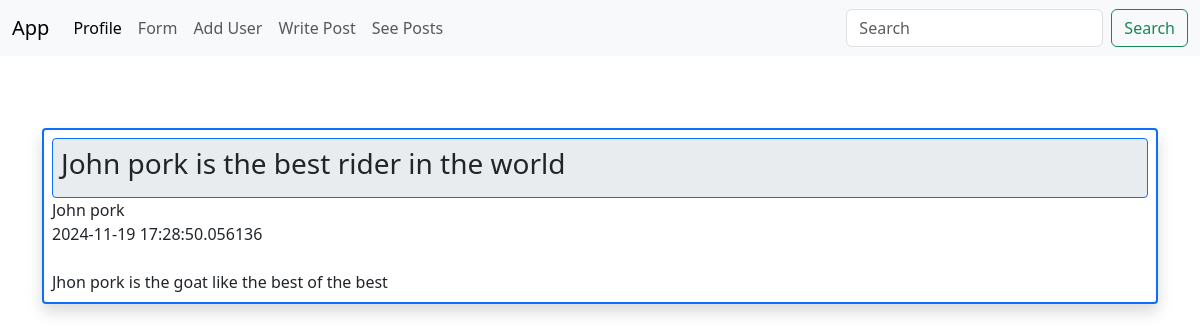
Page /posts on the earlier database version.
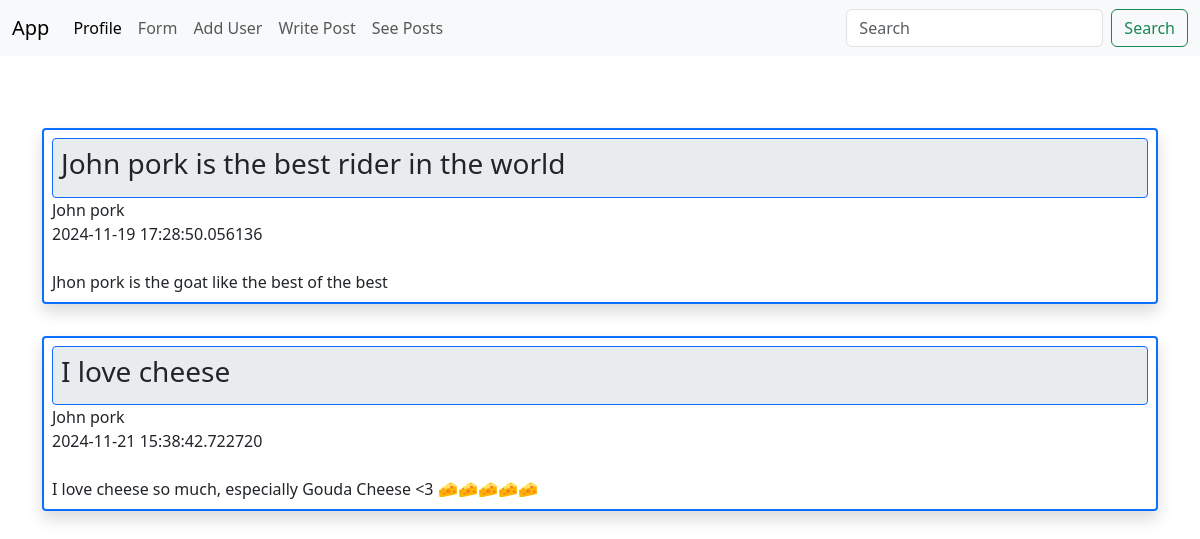
Same page on the later database version.
### app.py (models this page shows)
class Posts(db.Model):
    id = db.Column(db.Integer, primary_key=True)
    title = db.Column(db.String(255))
    content = db.Column(db.Text)
    author = db.Column(db.String(255))
    date_posted = db.Column(db.DateTime, default=datetime.now())
    slug = db.Column(db.String(255))

### app.py (the view)
@app.route('/posts')
def posts():
    posts = Posts.query.order_by(Posts.date_posted)
    return render_template('posts.html',
                            posts=posts)

### templates/posts.html (shortened to what this page needs)
{% extends 'base.html' %}
{% block content %}
    <br/>
    {% for post in posts %}
        <div class="border border-2 border-primary rounded-1 shadow p-2 mb-2 bg-body-light rounded">
        <div class="border border-1 rounded-1 border-primary p-2 bg-body-secondary">
        <h3> {{ post.title }} <br/></h3>
        </div>
        {{ post.author }} <br/>
        {{ post.date_posted }} <br/><br>
        {{ post.content }} <br/>
        </div>
        <br>
    {% endfor %}
{% endblock %}

### templates/base.html (shortened to what this page needs)
<!doctype html>
<html lang="en">
  <head>
    <link href="https://cdn.jsdelivr.net/npm/bootstrap@5.3.3/dist/css/bootstrap.min.css" rel="stylesheet">
    <link href="{{url_for('static', filename='css/style.css')}}" rel="stylesheet">
  </head>
  <body>
    {% include 'navbar.html' %}
    <div class="container">
        <br></br>
        {% block content%}
        {% endblock %}
    </div>
  </body>
</html>

### templates/navbar.html (shortened to what this page needs)
<nav class="navbar navbar-expand-lg bg-body-tertiary">
    <div class="container-fluid">
      <a class="navbar-brand" href="{{url_for('home')}}">App</a>
      <div class="collapse navbar-collapse" id="navbarSupportedContent">
        <ul class="navbar-nav me-auto mb-2 mb-lg-0">
          <li class="nav-item">
            <a class="nav-link active" aria-current="page" href="{{url_for('user', name='jhon')}}">Profile</a>
          </li>
          <li class="nav-item">
            <a class="nav-link" href="{{url_for('form')}}">Form</a>
          </li>
          <li class="nav-item">
            <a class="nav-link" href="{{url_for('add_user')}}">Add User</a>
          </li>
          <li class="nav-item">
            <a class="nav-link" href="{{url_for('add_post')}}">Write Post</a>
          </li>
          <li class="nav-item">
            <a class="nav-link" href="{{url_for('posts')}}">See Posts</a>
          </li>
        </ul>
        <form class="d-flex" role="search">
          <input class="form-control me-2" type="search" placeholder="Search" aria-label="Search">
          <button class="btn btn-outline-success" type="submit">Search</button>
        </form>
      </div>
    </div>
  </nav>

Differences in the rows shown:
added Posts: title "I love cheese", author "John pork", date_posted "2024-11-21 15:38:42.722720", content "I love cheese so much, especially Gouda Cheese <3 🧀🧀🧀🧀🧀"
